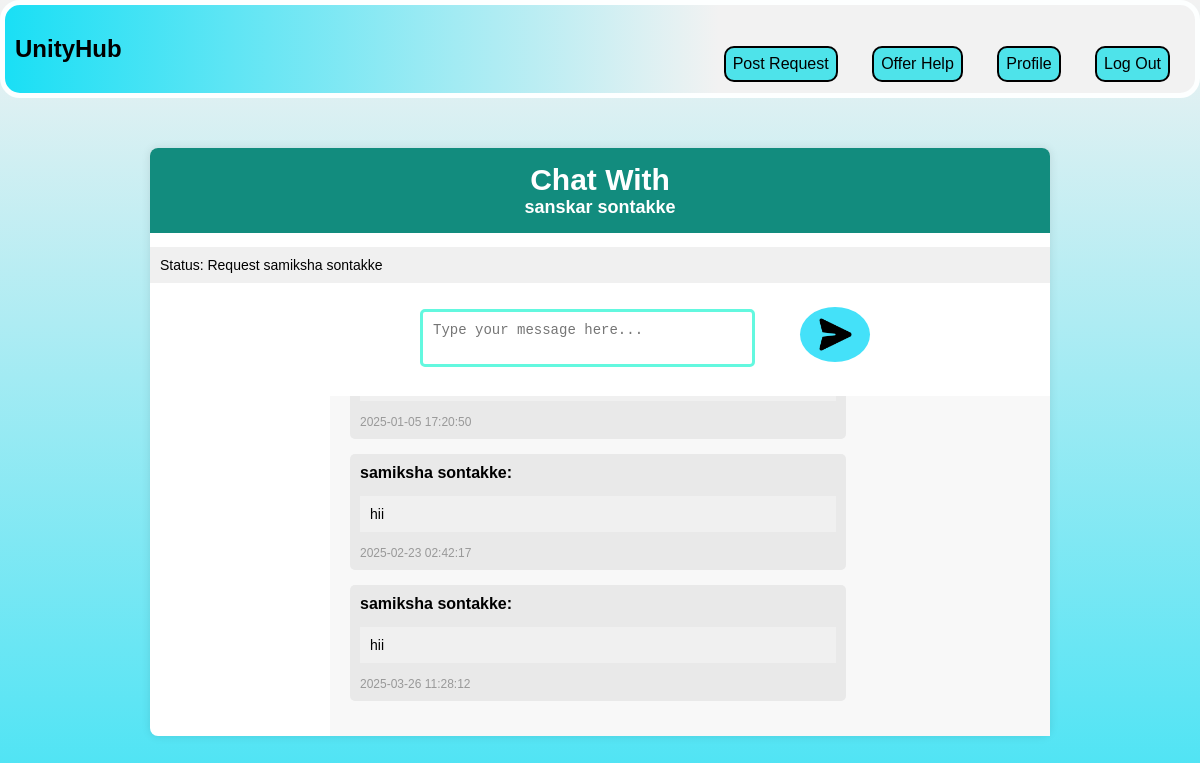
Page /messages.php?request_id=14 (signed in) on the committed database.
### tables this page shows
CREATE TABLE IF NOT EXISTS `requests` (
  `id` int NOT NULL AUTO_INCREMENT,
  `title` varchar(255) NOT NULL,
  `description` text NOT NULL,
  `category` varchar(50) NOT NULL,
  `user_id` int NOT NULL,
  `created_at` timestamp NULL DEFAULT CURRENT_TIMESTAMP,
  `latitude` float DEFAULT NULL,
  `longitude` float DEFAULT NULL,
  `amount` decimal(10,2) NOT NULL DEFAULT '0.00',
  `status` enum('pending','in_progress','completed') DEFAULT 'pending',
  `helper_id` int DEFAULT NULL,
  `acceptor_id` int DEFAULT NULL,
  `updated_at` timestamp NULL DEFAULT CURRENT_TIMESTAMP ON UPDATE CURRENT_TIMESTAMP,
  PRIMARY KEY (`id`),
  KEY `user_id` (`user_id`),
  KEY `acceptor_id` (`acceptor_id`)
);

CREATE TABLE IF NOT EXISTS `users` (
  `id` int NOT NULL AUTO_INCREMENT,
  `name` varchar(100) NOT NULL,
  `email` varchar(100) NOT NULL,
  `password` varchar(255) NOT NULL,
  `profile_photo` varchar(255) DEFAULT NULL,
  `role` enum('poster','provider') NOT NULL,
  `wallet_balance` decimal(10,2) DEFAULT '0.00',
  PRIMARY KEY (`id`),
  UNIQUE KEY `email` (`email`)
);

CREATE TABLE IF NOT EXISTS `messages` (
  `id` int NOT NULL AUTO_INCREMENT,
  `request_id` int NOT NULL,
  `sender_id` int NOT NULL,
  `sender_name` varchar(100) NOT NULL,
  `content` text NOT NULL,
  `created_at` timestamp NULL DEFAULT CURRENT_TIMESTAMP,
  PRIMARY KEY (`id`),
  KEY `fk_sender_id` (`sender_id`),
  KEY `fk_request_id` (`request_id`)
);

### messages.php (the view, shortened to what this page needs)
<?php
include 'db.php';
$request_id = null;
if ($_SERVER['REQUEST_METHOD'] === 'POST') {
    $request_id = $_POST['request_id'] ?? null;
} elseif ($_SERVER['REQUEST_METHOD'] === 'GET') {
    $request_id = $_GET['request_id'] ?? null;
}
$sql = $conn->prepare("SELECT requests.*, users.name AS requester_name, requests.acceptor_id
                       FROM requests
                       JOIN users ON requests.user_id = users.id
                       WHERE requests.id = ?");
$sql->bind_param("i", $request_id);
$sql->execute();
$result = $sql->get_result();
if ($result->num_rows > 0) {
    $request = $result->fetch_assoc();
    $requester_name = htmlspecialchars($request['requester_name'], ENT_QUOTES);
    $acceptor_id = $request['acceptor_id'];
    if ($acceptor_id) {
        $acceptor_sql = $conn->prepare("SELECT name FROM users WHERE id = ?");
        $acceptor_sql->bind_param("i", $acceptor_id);
        $acceptor_sql->execute();
        $acceptor_result = $acceptor_sql->get_result();
        if ($acceptor_result->num_rows > 0) {
            $acceptor = $acceptor_result->fetch_assoc();
            $acceptor_name = htmlspecialchars($acceptor['name'], ENT_QUOTES);
        } else {
            $acceptor_name = "Unknown";
        }
    } else {
        $acceptor_name = "Not accepted yet";
    }
    echo "
    <nav>
        <div><h1>UnityHub</h1></div>
        <div class='link-header'>
            <a href='post-request.php'>Post Request</a>
            <a href='offer-help.php'>Offer Help</a>
            <a href='profile.php'>Profile</a>
            <a href='logout.php'>Log Out</a>
        </div>
    </nav>";
    echo "<div class='chat-container'>
            <h1><div class='chat'>Chat With</div> {$requester_name}</h1>
            <p>Status: Request {$acceptor_name}</p>
            <form action='messages.php' method='POST'>
                <input type='hidden' name='request_id' value='$request_id'>
                <textarea name='message' placeholder='Type your message here...' required></textarea>
                <button type='submit' id='ide1'><img src='send.png'></button>
            </form>";
    $chat_sql = $conn->prepare("SELECT messages.*, users.name AS sender_name
                                FROM messages
                                JOIN users ON messages.sender_id = users.id
                                WHERE messages.request_id = ?
                                ORDER BY messages.created_at ASC");
    $chat_sql->bind_param("i", $request_id);
    $chat_sql->execute();
    $chat_result = $chat_sql->get_result();
    echo "<div class='message-history'>";
    while ($msg = $chat_result->fetch_assoc()) {
        $sender_name = htmlspecialchars($msg['sender_name'], ENT_QUOTES);
        $content = htmlspecialchars($msg['content'], ENT_QUOTES);
        $timestamp = htmlspecialchars($msg['created_at'], ENT_QUOTES);
        echo "<div class='message'>
                <strong>{$sender_name}:</strong>
                <p>{$content}</p>
                <span class='timestamp'>{$timestamp}</span>
              </div>";
    }
    echo "</div>";
} else {
    echo "<p class='error'>Request not found.</p>";
}
echo "</div>";
?>
<link rel="stylesheet" href="message.css">

### message.css (style rules this page uses)
.chat-container { justify-content: center; display: flex; flex-direction: column; width: 90%; max-width: 900px; margin: 50px auto; background-color: #fff; border-radius: 8px; box-shadow: 0 0 10px rgba(0, 0, 0, 0.1); }
.chat-container h1 { margin: 0; padding: 15px; background-color: #128C7E; color: #fff; border-radius: 8px 8px 0 0; font-size: 18px; text-align: center; }
.chat-container p { padding: 10px; background-color: #f0f0f0; font-size: 14px; }
.message-history { padding: 20px; height: 300px; overflow-y: auto; background-color: #f8f8f8; margin-left: 20%; scrollbar-width: none; }
.message { margin-bottom: 15px; padding: 10px; background-color: #e9e9e9; border-radius: 5px; max-width: 70%; }
.message strong { font-weight: bold; }
.timestamp { font-size: 12px; color: #999; }
textarea { width: 100%; padding: 10px; font-size: 14px; border: 3px solid #63f8df; border-radius: 5px; resize: none; margin-left: 30%; }
button { background-color: #128C7E; color: white; border: none; padding: 10px; border-radius: 5px; cursor: pointer; font-size: 14px; width: 100%; margin-top: 10px; }
form button { width: 80%; margin-top: 10px; }
form { align-items: center; display: flex; justify-content: center; }
#ide1 { margin-left: 5%; margin-right: 20%; margin-bottom: 2%; border-radius: 50%; max-width: 70px; background-color: #44e1f9; }
img { width: 70%; height: 70%; }
.chat { font-size: 30px; }
nav { display: flex; justify-content: space-between; padding: 10px; background: linear-gradient(-90deg, #f2f2f2 40%, #1adff5 100%); border-radius: 20px; margin-bottom: 20px; border: 5px solid rgb(253, 255, 255); }
nav a { color: #000000; text-decoration: none; margin: 0 15px; font-size: 16px; border-radius: 10px; border: 2px solid black; padding: 7px; background-color: #4ee3ea; animation-delay: 1s; transition: transform 0.3s ease, background-color 0.3s ease; display: inline-block; }
.link-header { padding-left: 10%; padding-top: 3vh; }
a { color: #ffffff; text-decoration: none; font-size: 3vh; }

### rows in the picture
requests: user.name "sanskar sontakke"
users: name "samiksha sontakke"
messages: created_at "2025-01-05 17:20:50"
messages: users.name "samiksha sontakke", content "hii", created_at "2025-02-23 02:42:17"
messages: users.name "samiksha sontakke", content "hii", created_at "2025-03-26 11:28:12"
